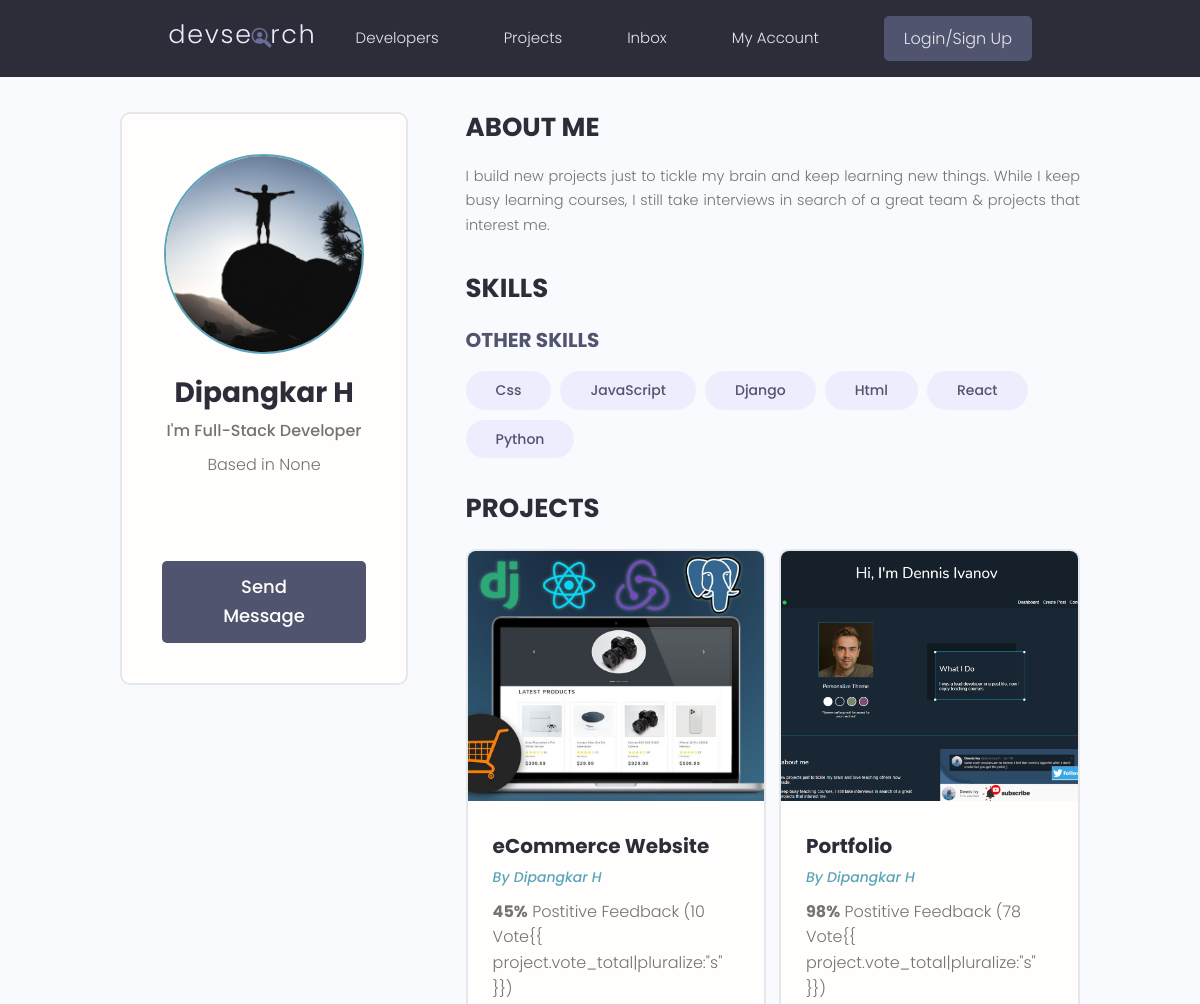
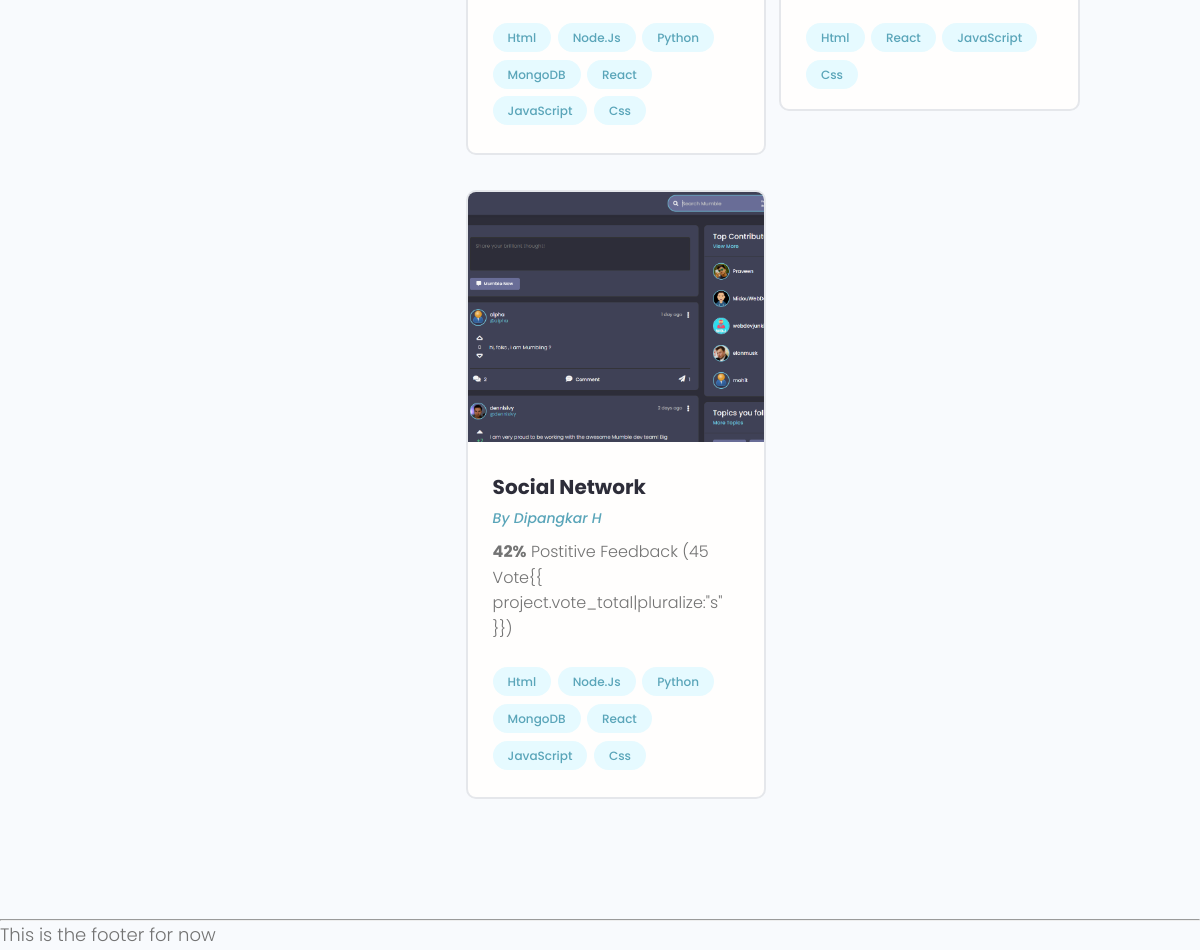
The page /profile/75797745-ab5d-4703-8f2c-d427fca910b4/ on the database its author committed (2 pictures, top to bottom).
### users/models.py (models this page shows, shortened)
class Profile(models.Model):
    user = models.OneToOneField(User, on_delete=models.CASCADE, null=True, blank=True)
    name = models.CharField(max_length=200, null=True, blank=True)
    email = models.EmailField(max_length=500, null=True, blank=True)
    username = models.CharField(max_length=500, null=True, blank=True)
    location = models.CharField(max_length=500, null=True, blank=True)
    short_intro = models.CharField(max_length=200, null=True, blank=True)
    bio = models.TextField(null=True, blank=True)
    profile_image = models.ImageField(null=True, blank=True, upload_to='profiles/', default="profiles/user-default.png")
    social_github = models.CharField(max_length=200, null=True, blank=True)
    social_twitter = models.CharField(max_length=200, null=True, blank=True)
    social_linkedin = models.CharField(max_length=200, null=True, blank=True)
    social_youtube = models.CharField(max_length=200, null=True, blank=True)
    social_instagram = models.CharField(max_length=200, null=True, blank=True)
    social_website = models.CharField(max_length=200, null=True, blank=True)
    ccreated = models.DateTimeField(default=timezone.now, blank=True, null=True)
    id = models.UUIDField(default=uuid.uuid4, unique=True, primary_key=True, editable=False)

class Skill(models.Model):
    owner = models.ForeignKey(Profile, on_delete=models.CASCADE, null=True, blank=True)
    name = models.CharField(max_length=200, null=True, blank=True)
    description = models.TextField(null=True, blank=True)
    created = models.DateTimeField(default=timezone.now, editable=False)
    id = models.UUIDField(default=uuid.uuid4, unique=True, primary_key=True, editable=False)
    def __str__(self):
        return str(self.name)

### projects/models.py (models this page shows, shortened)
class Project(models.Model):
    owner = models.ForeignKey(Profile, null=True, blank=True, on_delete=models.SET_NULL)
    title = models.CharField(max_length=200)
    description = models.TextField(null=True, blank=True)
    featured_images = models.ImageField(null=True, blank=True, default="default.jpg")
    demo_link = models.CharField(max_length=2000, null=True, blank=True)
    source_link = models.CharField(max_length=2000, null=True, blank=True)
    tags = models.ManyToManyField('Tag', blank=True) # Tag Linked.
    vote_total = models.IntegerField(default=0, null=True, blank=True)
    vote_ratio = models.IntegerField(default=0, null=True, blank=True)
    created = models.DateTimeField(auto_now_add=True)
    id = models.UUIDField(default=uuid.uuid4, unique=True, primary_key=True, editable=False)

class Tag(models.Model):
    name = models.CharField(max_length=200)
    created = models.DateTimeField(auto_now_add=True)
    id = models.UUIDField(default=uuid.uuid4, unique=True, primary_key=True, editable=False)
    def __str__(self):
        return self.name

### users/views.py (the view)
# urls.py: path('profile/<str:pk>/', views.userProfile, name="user-profile"),
def userProfile(request, pk):
    profile = Profile.objects.get(id=pk)
    topSkills = profile.skill_set.exclude(description__exact="")
    otherSkills = profile.skill_set.filter(description="")
    context = {'profile':profile, 'topSkills':topSkills, "otherSkills": otherSkills}
    return render(request, 'users/user-profile.html', context)

### users/templates/users/user-profile.html (shortened to what this page needs)
{% extends 'main.html' %} {% block content %}
<main class="profile my-md">
  <div class="container">
    <div class="layout">
      <div class="column column--1of3">
        <div class="card text-center">
          <div class="card__body dev">
            <img
              class="avatar avatar--xl"
              src="{{ profile.profile_image.url }}"
            />
            <h2 class="dev__name">{{ profile.name }}</h2>
            <p class="dev__title">{{ profile.short_intro }}</p>
            <p class="dev__location">Based in {{ profile.location }}</p>
            <ul class="dev__social">
            </ul>
            <a href="#" class="btn btn--sub btn--lg">Send Message </a>
          </div>
        </div>
      </div>
      <div class="column column--2of3">
        <div class="devInfo">
          <h3 class="devInfo__title">About Me</h3>
          <p class="devInfo__about">{{ profile.bio }}</p>
        </div>
        <div class="devInfo">
          <h3 class="devInfo__title">Skills</h3>
          <div class="devInfo__skills">
            <h3 class="devInfo__subtitle">Other Skills</h3>
            <div class="devInfo__otherSkills">
              {% for skill in otherSkills %}
              <span class="tag tag--pill tag--sub tag--lg"
                ><small>{{ skill }}</small></span
              >
              {% endfor %}
            </div>
          </div>
        </div>
        <div class="devInfo">
          <h3 class="devInfo__title">Projects</h3>
          <div class="grid grid--two">
            {% for project in profile.project_set.all %}
            <div class="column">
              <div class="card project">
                <a href="{% url 'project' project.id %}" class="project">
                  <img
                    class="project__thumbnail"
                    src="{{ project.featured_images.url }}"
                    alt="project thumbnail"
                  />
                  <div class="card__body">
                    <h3 class="project__title">{{ project.title }}</h3>
                    <p>
                      <a
                        class="project__author"
                        href="{% url 'user-profile' project.owner.id %}"
                        >By {{ project.owner.name }}</a
                      >
                    </p>
                    <p class="project--rating">
                      <span style="font-weight: bold"
                        >{{ project.vote_ratio }}%</span
                      >
                      Postitive Feedback ({{ project.vote_total }} Vote{{
                      project.vote_total|pluralize:"s" }})
                    </p>
                    <div class="project__tags">
                      {% for tag in project.tags.all %}
                      <span class="tag tag--pill tag--main"
                        ><small>{{ tag }}</small></span
                      >
                      {% endfor %}
                    </div>
                  </div>
                </a>
              </div>
            </div>
            {% endfor %}
          </div>
        </div>
      </div>
    </div>
  </div>
</main>
{% endblock %}

### static/styles/app.css (style rules this page uses)
:root { --color-sub: #2d2d39; }
.btn--sub { background-color: var(--color-sub-light); }
.card { border: 2px solid var(--color-light); }
img { width: 100%; }
.profile .card > .dev { padding: 4rem; }
.dev__name { color: var(--color-sub); font-size: 2.8rem; font-weight: 700; margin-top: 1rem; margin-bottom: 0.5rem; }
.dev__title { font-size: 1.6rem; font-weight: 500; line-height: 1.3; }
.dev__location { margin-top: 1rem; }
.dev__social { margin: 3rem 0; list-style: none; display: flex; justify-content: center; gap: 1.5rem; }
.devInfo { margin-bottom: 3rem; }
.devInfo__title, .devInfo__subtitle { font-size: 2.6rem; color: var(--color-sub); text-transform: uppercase; font-weight: 700; margin-bottom: 1.5rem; }
.devInfo__subtitle { font-size: 2rem; color: var(--color-sub-light); }
.devInfo__about, .devSkill__info { font-size: 1.45rem; line-height: 1.7; text-align: justify; }
.project__author { font-size: 1.4rem; font-style: italic; }
.project--rating { margin-bottom: 1.6em; margin-top: .5em; }
.project__thumbnail { height: 25rem; object-fit: cover; object-position: top center; }
.project__title { font-size: 2rem; font-weight: 700; color: var(--color-sub); }

### static/uikit/styles/modules/_variables.css (style rules this page uses)
:root { --color-main: #5aa5b9; --color-main-light: #e6faff; --color-sub: #3f4156; --color-sub-light: #51546e; --color-sub-lighter: #ededfd; --color-text: #737373; --color-gray: #8b8b8b; --color-light: #e5e7eb; --color-light-gray: #767676; --color-bg: #f8fafd; --color-white: #fffefd; --color-white-light: #f3f3f3; --color-success: #359e64; --color-success-bg: #def8e8; --color-error: #fc4b0b; --color-error-bg: #fff2ee; --font-base: 'Poppins', arial, helvetica, 'Segoe UI', roboto, ubuntu, sans-serif; --font-monospace: 'Fira Code', 'Courier New', courier, monospace; --font-regular: 300; --font-medium: 500; --font-bold: 700; --generic-shadow: 1px 1px 5px #00000010; --generic-transition: all 0.3s ease-in-out; }

### static/uikit/styles/modules/_base.css (style rules this page uses)
* { margin: 0; padding: 0; box-sizing: border-box; text-rendering: optimizeLegibility; color: inherit; font-size: inherit; }
html { font-size: 50%; }
@media only screen and (min-width: 480px) { html { font-size: 56.25%; } }
@media only screen and (min-width: 1200px) { html { font-size: 62.5%; } }
body { line-height: 1.6; font-weight: 400; font-size: 1.5rem; color: var(--color-text); background-color: var(--color-bg); min-height: 100vh; }

### static/uikit/styles/modules/_typography.css (style rules this page uses)
* { font-family: var(--font-base); }
h2 { font-size: 3.6rem; font-weight: var(--font-bold); }
h3 { font-size: 3.2rem; font-weight: var(--font-medium); }
p, span, strong { font-size: 1.6rem; color: var(--color-text); font-weight: var(--font-regular); }
a { padding-bottom: 2px; text-decoration: none; display: inline-block; color: var(--color-main); font-weight: var(--font-medium); }

### static/uikit/styles/modules/_utilities.css (style rules this page uses)
.container { width: 92%; max-width: 165rem; margin: 0 auto; box-sizing: border-box; }
@media screen and (min-width: 1000px) { .container { width: 90%; } }
@media screen and (min-width: 1200px) { .container { width: 80%; } }
.text-center { text-align: center; }
.my-md { margin: 3rem auto; }

### static/uikit/styles/modules/_avatar.css (style rules this page uses)
.avatar { border-radius: 50%; border: 2px solid var(--color-main); object-fit: cover; }
.avatar--xl { height: 20rem; width: 20rem; }

### static/uikit/styles/modules/_button.css (style rules this page uses)
.btn { display: inline-block; position: relative; cursor: pointer; background-color: var(--color-light); font-weight: var(--font-medium); color: var(--color-sub); text-decoration: none; padding: 1rem 2rem; border-radius: 0.5rem; border: none; width: -webkit-fit-content; width: -moz-fit-content; width: fit-content; height: -webkit-fit-content; height: -moz-fit-content; height: fit-content; font-size: 1.6rem; outline-width: 0; outline-color: transparent; -webkit-backface-visibility: hidden; backface-visibility: hidden; transition: all 0.3s ease-in-out; }
.btn--sub { background-color: var(--color-sub); color: var(--color-white); }
.btn--lg { font-size: 1.8rem; padding: 1.2rem 4.5rem; }

### static/uikit/styles/modules/_card.css (style rules this page uses)
.card { border-radius: 1rem; background-color: var(--color-white); border: 1.5px solid var(--color-light); width: auto; height: auto; margin-top: 0.5rem; margin-bottom: 0.5rem; overflow: hidden; }
.card__body, .card__header { padding: 2rem 2.5rem; }

### static/uikit/styles/modules/_layout.css (style rules this page uses)
.layout { display: flex; flex-flow: row wrap; justify-content: space-between; }
.layout > .column { margin-bottom: 3rem; }
.layout > .column.column--1of3 { flex-basis: 30%; }
.layout > .column.column--2of3 { flex-basis: 64%; }

### rows shown on the page
Profile: profile_image (picture), name "Dipangkar H", short_intro "I'm Full-Stack Developer", location "None", bio "I build new projects just to tickle my brain and keep learning new things. While I keep busy learning courses, I still take interviews in search of a great team & projects that interest me."
Skill: name "Css"
Skill: name "JavaScript"
Skill: name "Django"
Skill: name "Html"
Skill: name "React"
Skill: name "Python"
Project: featured_images (picture), title "eCommerce Website", owner.name "Dipangkar H", vote_ratio "45", vote_total "10"
Tag: name "Html"
Tag: name "Node.Js"
Tag: name "Python"
Tag: name "MongoDB"
Tag: name "React"
Tag: name "JavaScript"
Tag: name "Css"
Project: featured_images (picture), title "Portfolio", owner.name "Dipangkar H", vote_ratio "98", vote_total "78"
Project: featured_images (picture), title "Social Network", owner.name "Dipangkar H", vote_ratio "42", vote_total "45"
